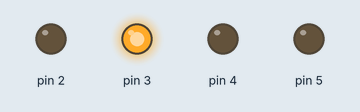
Simulated run of this sketch. Board: Arduino Uno, built with avr-gcc and run on an emulated ATmega328P. Parts: output pins drawn as LEDs (lit = HIGH).

Above: at 0.1 s.
Timing chart, 0 to 1.6 s (numbered marks = the images above):
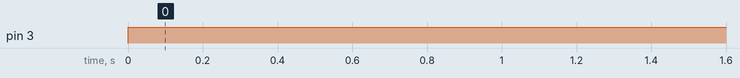

The sketch:

dont_care_1.ino
```cpp
#include<Arduino.h>

//Declaring all variables as integers
int Z=0,Y=0,X=0,W=1;
int D,C,B,A;

//Code released under GNU GPL.  Free to use for anything.
void disp_7447(int D, int C, int B, int A)
{
  digitalWrite(2, A); //LSB
  digitalWrite(3, B);
  digitalWrite(4, C);
  digitalWrite(5, D); //MSB

}
// the setup function runs once when you press reset or power the board
void setup() {
    pinMode(2, OUTPUT);
    pinMode(3, OUTPUT);
    pinMode(4, OUTPUT);
    pinMode(5, OUTPUT);
}

// the loop function runs over and over again forever
void loop() {
  A = !W;
  B = (W&&!X&&!Z) || (!W&&X);
  C = (W&&X&&!Y) || (!W&&Y) || (!X&&Y);
  D = (W&&X&&Y)||(!W&&Z);

disp_7447(D,C,B,A);
}
//&& is the AND operation
// || is the OR operation
// ! is the NOT operation
```

Measured:
- by itself, pin 3: LOW → HIGH at 0.00 s
